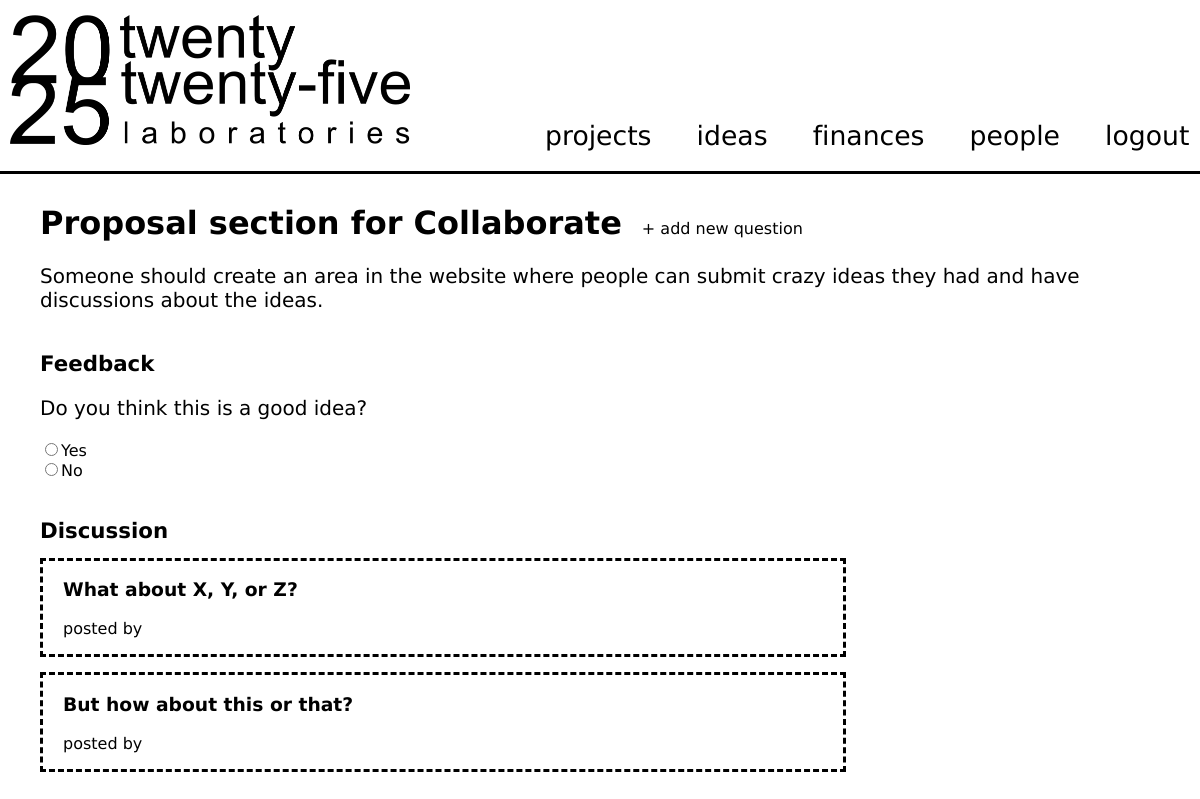
Page /collaborate/idea/1 (signed in) on the committed database.
### tables this page shows
CREATE TABLE IF NOT EXISTS `ideas` (
  `idea_id` int(11) NOT NULL AUTO_INCREMENT,
  `idea_title` varchar(40) NOT NULL,
  `idea_description` text NOT NULL,
  `idea_creator` int(11) NOT NULL,
  `idea_creationdate` timestamp NOT NULL DEFAULT CURRENT_TIMESTAMP,
  `idea_approved` tinyint(1) NOT NULL DEFAULT '0',
  PRIMARY KEY (`idea_id`)
);

### collaborate/idea.php (the view, shortened to what this page needs)
<?php
$p = mysql_query('select * from ideas where idea_id = '.mysql_real_escape_string($_REQUEST['q']));
	$p = mysql_fetch_assoc($p);
?>
<h1><?php echo $p['idea_title']; ?><span class=sidenote><a href=#>+ add new question</a></span></h1>
<p><?php echo $p['idea_description']; ?> </p> <br />
<h2>Feedback</h2><br />
<p>Do you think this is a good idea?</p>
<form method=post>
	<input type=radio name=upboat value=yes />Yes<br />
	<input type=radio name=upboat value=no />No<br />
</form> <br /><br />
<h2>Discussion</h2>
<div class=comment>
	<h3>What about X, Y, or Z?</h3>
	<p>posted by </p>
</div>
<div class=comment>
	<h3>But how about this or that?</h3>
	<p>posted by </p>
</div>

### collaborate/style/style.css (style rules this page uses)
body { margin: 0; padding: 0; }
h2 { text-decoration: none; }
body { overflow: auto; font-family: Bits, 'Arial'; }
a { color: black; text-decoration: none; }
h1 { margin-left: 0px; }
span.sidenote { font-size: 12pt; font-weight: normal; margin-left: 20px; }
div#content > h1 { margin-left: 0px; margin-right: 40px; font-weight: bold; }
h2 { display:inline; text-decoration: none; font-size: 16pt; }
div#content > p { font-size: 15pt; margin-left: 0px; margin-right: 40px; }
form { display: inline; }
h2 { margin-right: 20px; }
div.comment { border: 3px dashed black; width: 800px; margin-top: 15px; }
div.comment > p, div.comment > h3 { margin-left: 20px; }

### rows in the picture
ideas: idea_title "Proposal section for Collaborate", idea_description "Someone should create an area in the website where people can submit crazy ideas they had and have discussions about the ideas."

### other values in the picture
$n "projects"
$n "ideas"
$n "finances"
$n "people"
$n "logout"
